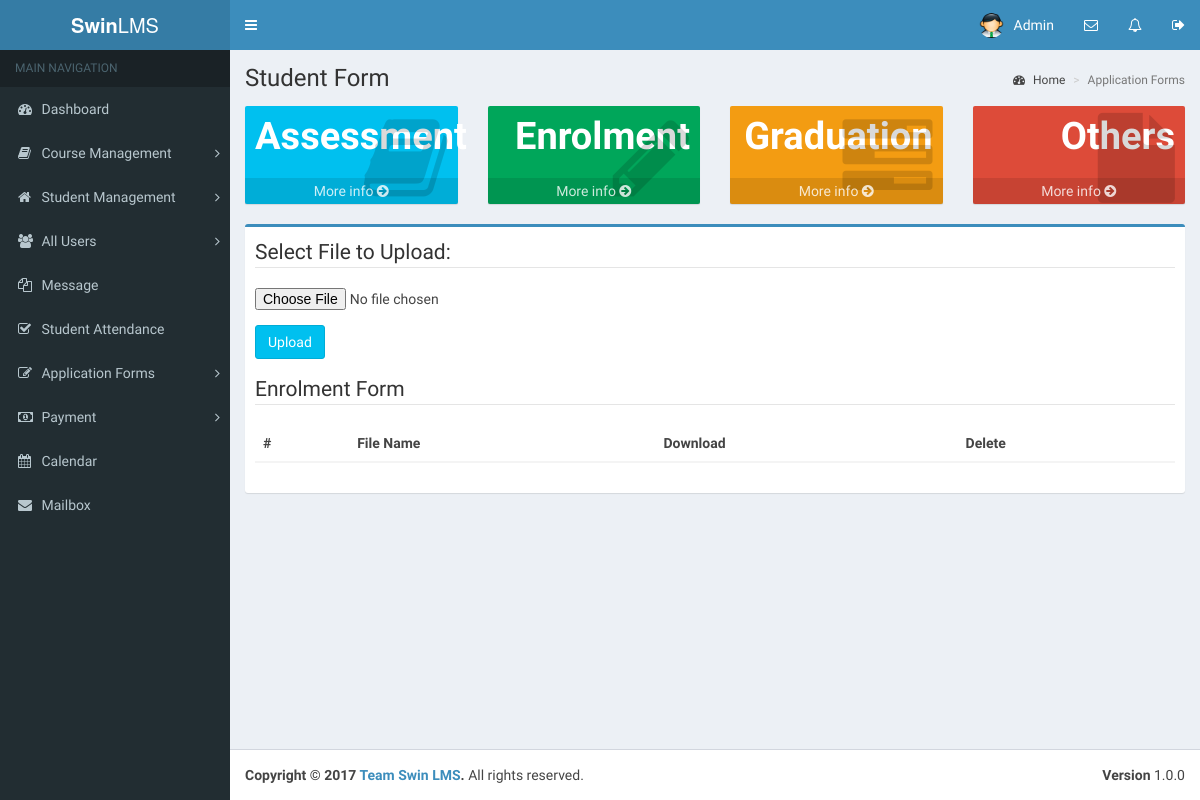
The page /admin/enrolment.php on the database as committed earlier.
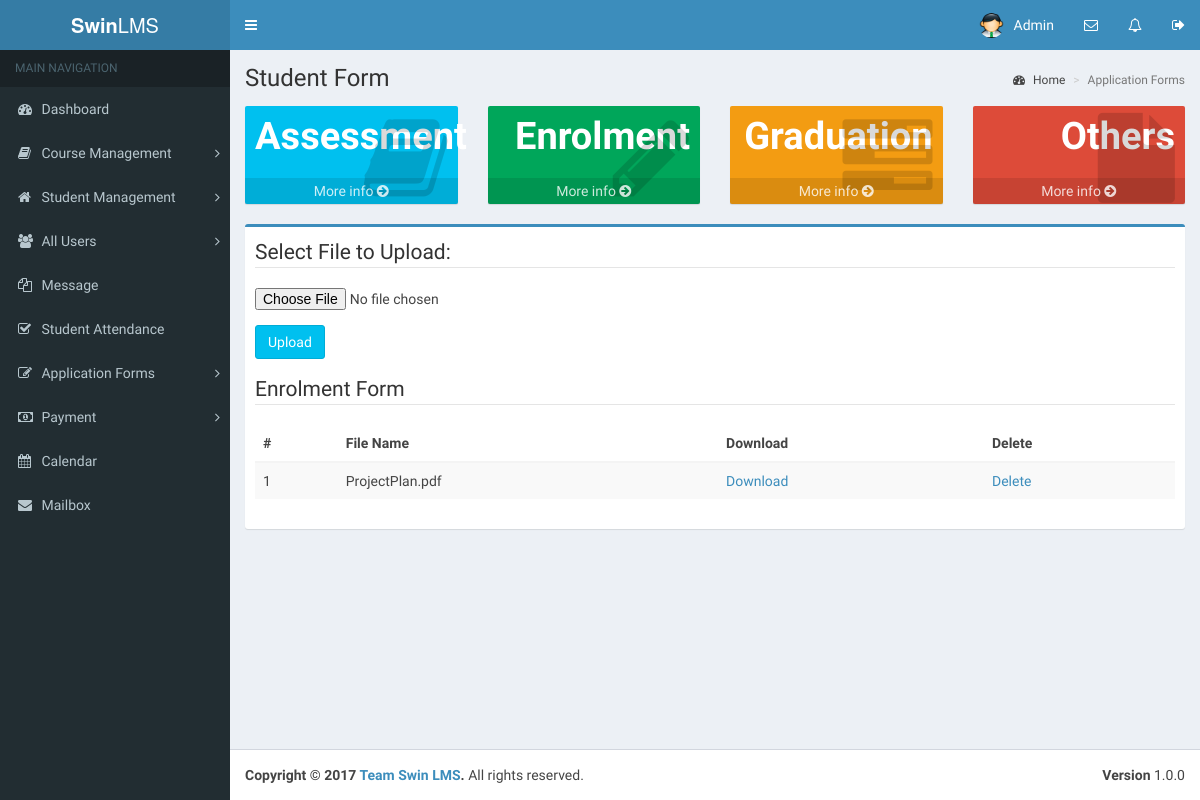
The same page on the database as committed later.
### tables this page shows
CREATE TABLE `enrolment` (
  `id` int(11) NOT NULL,
  `filename` varchar(65) NOT NULL,
  `created` datetime NOT NULL
);

### admin/enrolment.php (the view, shortened to what this page needs)
<?php
require_once 'config.php';
$sql = "select id,filename from enrolment";
$result = mysqli_query($con, $sql);
?>
<!DOCTYPE html>
<html>
		<?php include_once('../admin/first.php') ?>
		<body class="hold-transition skin-blue sidebar-mini">
		<?php include_once('header.php')?>
        <?php include_once('sidebar.php') ?>
          <div class="content-wrapper">
            <section class="content-header">
			  <h1>Student Form</h1>
			  <ol class="breadcrumb">
				<li><a href="dashboard.php"><i class="fa fa-dashboard"></i> Home</a></li>
				<li class="active">Application Forms</li>
			  </ol>
			</section>
            <section class="content">
              <div class="row">
                <div class="col-lg-3 col-xs-6">
				  <div class="small-box bg-aqua">
					<div class="inner text-right">
					  <h3>Assessment</h3>
					</div>
					<div class="icon">
                      <i class="fa fa-book"></i>
                    </div>
					<a href="../admin/assessment.php" class="small-box-footer">More info <i class="fa fa-arrow-circle-right"></i></a>
				  </div>
				</div>
				<div class="col-lg-3 col-xs-6">
				  <div class="small-box bg-green">
					<div class="inner text-right">
					  <h3>Enrolment</h3>
					</div>
					<div class="icon">
                      <i class="fa fa-pencil"></i>
                    </div>
					<a href="../admin/enrolment.php" class="small-box-footer">More info <i class="fa fa-arrow-circle-right"></i></a>
				  </div>
				</div>
				<div class="col-lg-3 col-xs-6">
				  <div class="small-box bg-yellow">
					<div class="inner text-right">
					  <h3>Graduation</h3>
					</div>
					<div class="icon">
                      <i class="fa fa-tasks"></i>
                    </div>
					<a href="../admin/graduation.php" class="small-box-footer">More info <i class="fa fa-arrow-circle-right"></i></a>
				  </div>
				</div>
				 <div class="col-lg-3 col-xs-6">
				  <div class="small-box bg-red">
					<div class="inner text-right">
					  <h3>Others</h3>
					</div>
					<div class="icon">
                      <i class="fa fa-file"></i>
                    </div>
					<a href="../admin/others.php" class="small-box-footer">More info <i class="fa fa-arrow-circle-right"></i></a>
				  </div>
				</div>
              </div>
              <div class="row">
                <section class="col-lg-12">
				  <div class="box box-primary">
                    <div class="box-header">
                      <form action="upload.php" method="post" enctype="multipart/form-data">
							<legend>Select File to Upload:</legend>
							<div class="form-group">
								<input type="file" name="file1" />
							</div>
							<div class="form-group">
								<input type="submit" name="enrolment-upload" value="Upload" class="btn btn-info"/>
							</div>
						</form>
					 <legend>Enrolment Form</legend>
						<table class="table table-striped table-hover">
							<thead>
								<tr>
									<th>#</th>
									<th>File Name</th>
									<th>Download</th>
									<th>Delete</th>
								</tr>
							</thead>
							<tbody>
							<?php
							$i = 1;
							while($row = mysqli_fetch_array($result)) { ?>
							<tr>
								<td><?php echo $i++; ?></td>
								<td><?php echo $row['filename']; ?></td>
								<td><a href="upload/uploads/enrolment/<?php echo $row['filename']; ?>" download>Download</td>
								<td>
									<a href="form/removeenrol.php?id=<?php echo $row['id']; ?>">Delete</a>
								</td>
							</tr>
							<?php } ?>
							</tbody>
						</table>
                  </div>
                </section>
            </div>
        </section>
        </div>
        <?php include_once('footer.php') ?>
	</body>
</html>

Rows that differ between the two databases and show on the page:
added enrolment: filename "ProjectPlan.pdf"
